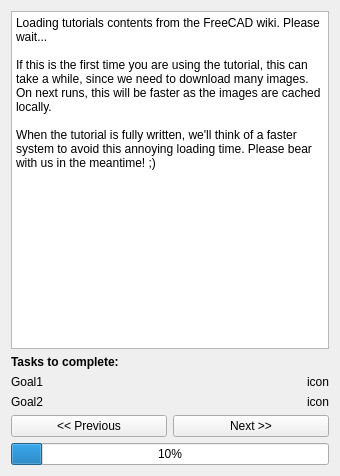
<?xml version="1.0" encoding="UTF-8"?>
<ui version="4.0">
 <class>Form</class>
 <widget class="QWidget" name="Form">
  <property name="geometry">
   <rect>
    <x>0</x>
    <y>0</y>
    <width>340</width>
    <height>476</height>
   </rect>
  </property>
  <property name="windowTitle">
   <string>BIM tutorial</string>
  </property>
  <layout class="QVBoxLayout" name="verticalLayout">
   <item>
    <widget class="QTextBrowser" name="textEdit">
     <property name="html">
      <string>&lt;!DOCTYPE HTML PUBLIC &quot;-//W3C//DTD HTML 4.0//EN&quot; &quot;http://www.w3.org/TR/REC-html40/strict.dtd&quot;&gt;
&lt;html&gt;&lt;head&gt;&lt;meta name=&quot;qrichtext&quot; content=&quot;1&quot; /&gt;&lt;style type=&quot;text/css&quot;&gt;
p, li { white-space: pre-wrap; }
&lt;/style&gt;&lt;/head&gt;&lt;body style=&quot; font-family:'Fira Sans'; font-size:9pt; font-weight:400; font-style:normal;&quot;&gt;
&lt;p style=&quot; margin-top:0px; margin-bottom:0px; margin-left:0px; margin-right:0px; -qt-block-indent:0; text-indent:0px;&quot;&gt;Loading tutorials contents from the FreeCAD wiki. Please wait...&lt;/p&gt;
&lt;p style=&quot;-qt-paragraph-type:empty; margin-top:0px; margin-bottom:0px; margin-left:0px; margin-right:0px; -qt-block-indent:0; text-indent:0px;&quot;&gt;&lt;br /&gt;&lt;/p&gt;
&lt;p style=&quot; margin-top:0px; margin-bottom:0px; margin-left:0px; margin-right:0px; -qt-block-indent:0; text-indent:0px;&quot;&gt;If this is the first time you are using the tutorial, this can take a while, since we need to download many images. On next runs, this will be faster as the images are cached locally.&lt;/p&gt;
&lt;p style=&quot;-qt-paragraph-type:empty; margin-top:0px; margin-bottom:0px; margin-left:0px; margin-right:0px; -qt-block-indent:0; text-indent:0px;&quot;&gt;&lt;br /&gt;&lt;/p&gt;
&lt;p style=&quot; margin-top:0px; margin-bottom:0px; margin-left:0px; margin-right:0px; -qt-block-indent:0; text-indent:0px;&quot;&gt;When the tutorial is fully written, we'll think of a faster system to avoid this annoying loading time. Please bear with us in the meantime! ;)&lt;/p&gt;&lt;/body&gt;&lt;/html&gt;</string>
     </property>
    </widget>
   </item>
   <item>
    <widget class="QLabel" name="labelTasks">
     <property name="font">
      <font>
       <weight>75</weight>
       <bold>true</bold>
      </font>
     </property>
     <property name="text">
      <string>Tasks to complete:</string>
     </property>
    </widget>
   </item>
   <item>
    <layout class="QGridLayout" name="gridLayout">
     <item row="0" column="0">
      <widget class="QLabel" name="labelGoal1">
       <property name="text">
        <string>Goal1</string>
       </property>
      </widget>
     </item>
     <item row="0" column="1">
      <widget class="QLabel" name="labelIcon1">
       <property name="layoutDirection">
        <enum>Qt::LeftToRight</enum>
       </property>
       <property name="text">
        <string>icon</string>
       </property>
       <property name="alignment">
        <set>Qt::AlignRight|Qt::AlignTrailing|Qt::AlignVCenter</set>
       </property>
      </widget>
     </item>
     <item row="1" column="0">
      <widget class="QLabel" name="labelGoal2">
       <property name="text">
        <string>Goal2</string>
       </property>
      </widget>
     </item>
     <item row="1" column="1">
      <widget class="QLabel" name="labelIcon2">
       <property name="text">
        <string>icon</string>
       </property>
       <property name="alignment">
        <set>Qt::AlignRight|Qt::AlignTrailing|Qt::AlignVCenter</set>
       </property>
      </widget>
     </item>
    </layout>
   </item>
   <item>
    <layout class="QHBoxLayout" name="horizontalLayout">
     <item>
      <widget class="QPushButton" name="buttonPrevious">
       <property name="text">
        <string>&lt;&lt; Previous</string>
       </property>
      </widget>
     </item>
     <item>
      <widget class="QPushButton" name="buttonNext">
       <property name="text">
        <string>Next &gt;&gt;</string>
       </property>
      </widget>
     </item>
    </layout>
   </item>
   <item>
    <widget class="QProgressBar" name="progressBar">
     <property name="value">
      <number>10</number>
     </property>
    </widget>
   </item>
  </layout>
 </widget>
 <resources/>
 <connections/>
</ui>
